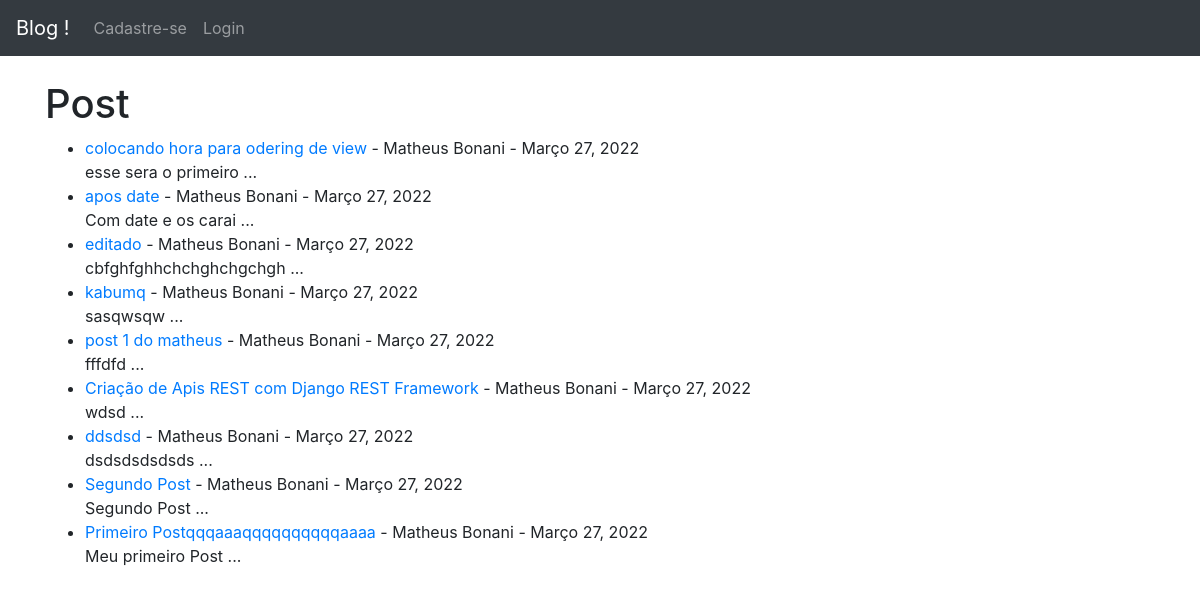
Before: / with the older database file.
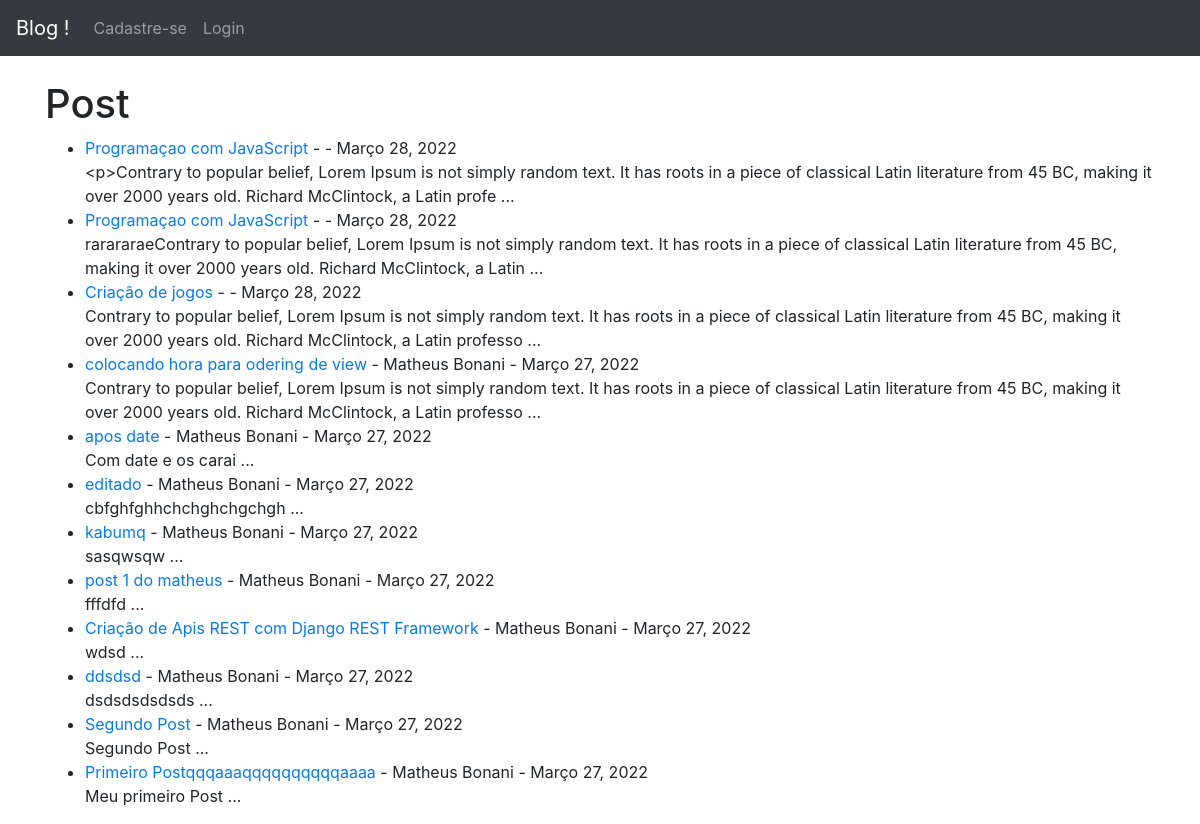
After: the same page with the newer database file.
### core/models.py (models this page shows, shortened)
class Base(models.Model):
    criacao = models.DateField('Criação', auto_now_add=True)
    atualizacao = models.DateField('Atualização', auto_now='True')
    hora = models.TimeField('horario', auto_now=True)
    class Meta:
        abstract = True

class Post(Base):
    titulo = models.CharField(max_length=255)
    autor = models.ForeignKey(User, default=User, on_delete=models.CASCADE)
    body = models.TextField()

### core/views.py (the view)
# urls.py: path('', IndexView.as_view(), name='index'),
class IndexView(ListView):
    model = Post
    template_name = 'index.html'
    ordering = ['-id']

### core/templates/index.html
{% extends 'base.html' %}
{% block content %}
<h1>Post</h1>
<ul>
{% for post in object_list %}
    <li><a href="{% url 'post_detail' post.pk %}">{{ post.titulo }}</a> - {{ post.autor.first_name }} {{ post.autor.last_name }} - {{ post.criacao }} <br/body>
    {{ post.body|slice:"200" }} ...</li>
{% endfor %}
</ul>
{% endblock %}

### core/templates/base.html (shortened to what this page needs)
<!DOCTYPE html>
<html lang="pt-br">
  <head>
    <link rel="stylesheet" href="https://stackpath.bootstrapcdn.com/bootstrap/4.1.3/css/bootstrap.min.css">
  </head>
  <body>
    <nav class="navbar navbar-expand-lg navbar-dark bg-dark">
  <a class="navbar-brand" href="{% url 'index' %}">Blog !</a>
  <div class="collapse navbar-collapse" id="conteudoNavbarSuportado">
    <ul class="navbar-nav mr-auto">
      {% if user.is_authenticated %}
        <li class="nav-item">
          <a class="nav-link" href="{% url 'add_post' %}">Add Post</a>
        </li>
        <li class="nav-item">
          <a class="nav-link" href="{% url 'logout' %}">Logout</a>
        </li>
        {% else %}
        <li class="nav-item">
          <a class="nav-link" href="{% url 'registro' %}">Cadastre-se</a>
        </li>
        <li class="nav-item">
          <a class="nav-link" href="{% url 'login' %}">Login</a>
        </li>
      {% endif %}
    </ul>
  </div>
</nav>
    <br>
    <div class="container">
      {% block content %}
      {% endblock %}
    </div>
  </body>
</html>

Changed rows visible on the page:
added Post: titulo "Programaçao com JavaScript", criacao "Março 28, 2022", body "<p>Contrary to popular belief, Lorem Ipsum is not simply random text. It has roots in a piece of classical Latin literature from 45 BC, making it over 2000 years old. Richard McClintock, a Latin profe"
added Post: titulo "Programaçao com JavaScript", criacao "Março 28, 2022", body "rarararaeContrary to popular belief, Lorem Ipsum is not simply random text. It has roots in a piece of classical Latin literature from 45 BC, making it over 2000 years old. Richard McClintock, a Latin"
added Post: titulo "Criação de jogos", criacao "Março 28, 2022", body "Contrary to popular belief, Lorem Ipsum is not simply random text. It has roots in a piece of classical Latin literature from 45 BC, making it over 2000 years old. Richard McClintock, a Latin professo"
changed Post "colocando hora para odering de view": body "esse sera o primeiro" → "Contrary to popular belief, Lorem Ipsum is not simply random text. It has roots in a piece of classical Latin literature from 45 BC, making it over 2000 years old. Richard McClintock, a Latin professo"
